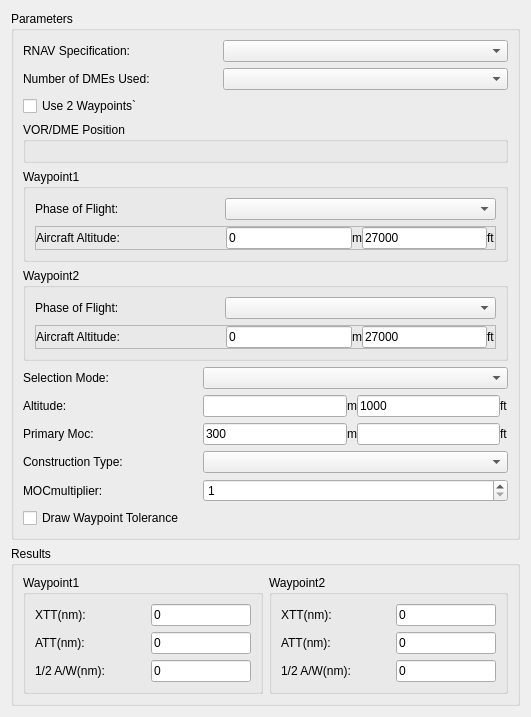
<?xml version="1.0" encoding="UTF-8"?>
<ui version="4.0">
 <class>Form</class>
 <widget class="QWidget" name="Form">
  <property name="geometry">
   <rect>
    <x>0</x>
    <y>0</y>
    <width>531</width>
    <height>638</height>
   </rect>
  </property>
  <property name="font">
   <font>
    <family>Arial</family>
    <weight>50</weight>
    <bold>false</bold>
   </font>
  </property>
  <property name="windowTitle">
   <string>Form</string>
  </property>
  <layout class="QVBoxLayout" name="verticalLayout">
   <item>
    <widget class="QGroupBox" name="gbParameters">
     <property name="font">
      <font>
       <family>Arial</family>
       <weight>50</weight>
       <bold>false</bold>
      </font>
     </property>
     <property name="title">
      <string>Parameters</string>
     </property>
     <layout class="QVBoxLayout" name="vl_gbParameters">
      <item>
       <widget class="QFrame" name="frame_58">
        <property name="sizePolicy">
         <sizepolicy hsizetype="Preferred" vsizetype="Expanding">
          <horstretch>0</horstretch>
          <verstretch>0</verstretch>
         </sizepolicy>
        </property>
        <property name="frameShape">
         <enum>QFrame::NoFrame</enum>
        </property>
        <property name="frameShadow">
         <enum>QFrame::Raised</enum>
        </property>
        <layout class="QHBoxLayout" name="horizontalLayout_58">
         <property name="spacing">
          <number>0</number>
         </property>
         <property name="margin">
          <number>0</number>
         </property>
         <item>
          <widget class="QLabel" name="label_66">
           <property name="minimumSize">
            <size>
             <width>200</width>
             <height>0</height>
            </size>
           </property>
           <property name="maximumSize">
            <size>
             <width>200</width>
             <height>16777215</height>
            </size>
           </property>
           <property name="font">
            <font>
             <weight>50</weight>
             <bold>false</bold>
            </font>
           </property>
           <property name="text">
            <string>RNAV Specification:</string>
           </property>
          </widget>
         </item>
         <item>
          <widget class="QComboBox" name="cmbRnavSpecification">
           <property name="sizePolicy">
            <sizepolicy hsizetype="Expanding" vsizetype="Fixed">
             <horstretch>0</horstretch>
             <verstretch>0</verstretch>
            </sizepolicy>
           </property>
           <property name="font">
            <font>
             <weight>50</weight>
             <bold>false</bold>
            </font>
           </property>
          </widget>
         </item>
        </layout>
       </widget>
      </item>
      <item>
       <widget class="QFrame" name="frame_59">
        <property name="sizePolicy">
         <sizepolicy hsizetype="Preferred" vsizetype="Expanding">
          <horstretch>0</horstretch>
          <verstretch>0</verstretch>
         </sizepolicy>
        </property>
        <property name="frameShape">
         <enum>QFrame::NoFrame</enum>
        </property>
        <property name="frameShadow">
         <enum>QFrame::Raised</enum>
        </property>
        <layout class="QHBoxLayout" name="horizontalLayout_59">
         <property name="spacing">
          <number>0</number>
         </property>
         <property name="margin">
          <number>0</number>
         </property>
         <item>
          <widget class="QLabel" name="label_67">
           <property name="minimumSize">
            <size>
             <width>200</width>
             <height>0</height>
            </size>
           </property>
           <property name="maximumSize">
            <size>
             <width>200</width>
             <height>16777215</height>
            </size>
           </property>
           <property name="font">
            <font>
             <weight>50</weight>
             <bold>false</bold>
            </font>
           </property>
           <property name="text">
            <string>Number of DMEs Used:</string>
           </property>
          </widget>
         </item>
         <item>
          <widget class="QComboBox" name="cmbDmeCount">
           <property name="sizePolicy">
            <sizepolicy hsizetype="Expanding" vsizetype="Fixed">
             <horstretch>0</horstretch>
             <verstretch>0</verstretch>
            </sizepolicy>
           </property>
           <property name="font">
            <font>
             <weight>50</weight>
             <bold>false</bold>
            </font>
           </property>
          </widget>
         </item>
        </layout>
       </widget>
      </item>
      <item>
       <widget class="QCheckBox" name="chbUse2Waypoints">
        <property name="font">
         <font>
          <weight>50</weight>
          <bold>false</bold>
         </font>
        </property>
        <property name="text">
         <string>Use 2 Waypoints`</string>
        </property>
       </widget>
      </item>
      <item>
       <widget class="QGroupBox" name="gbVorDmePosition">
        <property name="font">
         <font>
          <weight>50</weight>
          <bold>false</bold>
         </font>
        </property>
        <property name="title">
         <string>VOR/DME Position</string>
        </property>
        <layout class="QVBoxLayout" name="verticalLayoutVoeDmePosition"/>
       </widget>
      </item>
      <item>
       <widget class="QGroupBox" name="gbWaypoint1">
        <property name="font">
         <font>
          <weight>50</weight>
          <bold>false</bold>
         </font>
        </property>
        <property name="title">
         <string>Waypoint1</string>
        </property>
        <layout class="QVBoxLayout" name="verticalLayoutWaypoint1">
         <item>
          <widget class="QFrame" name="frame_60">
           <property name="frameShape">
            <enum>QFrame::NoFrame</enum>
           </property>
           <property name="frameShadow">
            <enum>QFrame::Raised</enum>
           </property>
           <layout class="QHBoxLayout" name="horizontalLayout_62">
            <property name="spacing">
             <number>0</number>
            </property>
            <property name="margin">
             <number>0</number>
            </property>
            <item>
             <widget class="QLabel" name="label_70">
              <property name="minimumSize">
               <size>
                <width>190</width>
                <height>0</height>
               </size>
              </property>
              <property name="maximumSize">
               <size>
                <width>190</width>
                <height>16777215</height>
               </size>
              </property>
              <property name="font">
               <font>
                <weight>50</weight>
                <bold>false</bold>
               </font>
              </property>
              <property name="text">
               <string>Phase of Flight:</string>
              </property>
             </widget>
            </item>
            <item>
             <widget class="QComboBox" name="cmbFlightPhase1">
              <property name="sizePolicy">
               <sizepolicy hsizetype="Expanding" vsizetype="Fixed">
                <horstretch>0</horstretch>
                <verstretch>0</verstretch>
               </sizepolicy>
              </property>
              <property name="font">
               <font>
                <weight>50</weight>
                <bold>false</bold>
               </font>
              </property>
             </widget>
            </item>
           </layout>
          </widget>
         </item>
         <item>
          <widget class="QFrame" name="frame_Altitude">
           <property name="sizePolicy">
            <sizepolicy hsizetype="Minimum" vsizetype="Preferred">
             <horstretch>0</horstretch>
             <verstretch>0</verstretch>
            </sizepolicy>
           </property>
           <property name="frameShape">
            <enum>QFrame::StyledPanel</enum>
           </property>
           <property name="frameShadow">
            <enum>QFrame::Raised</enum>
           </property>
           <layout class="QHBoxLayout" name="horizontalLayout_27">
            <property name="spacing">
             <number>0</number>
            </property>
            <property name="margin">
             <number>0</number>
            </property>
            <item>
             <widget class="QLabel" name="label_17">
              <property name="minimumSize">
               <size>
                <width>190</width>
                <height>0</height>
               </size>
              </property>
              <property name="maximumSize">
               <size>
                <width>190</width>
                <height>16777215</height>
               </size>
              </property>
              <property name="font">
               <font>
                <family>Arial</family>
                <weight>50</weight>
                <bold>false</bold>
               </font>
              </property>
              <property name="text">
               <string>Aircraft Altitude:</string>
              </property>
             </widget>
            </item>
            <item>
             <widget class="QLineEdit" name="txtAltitudeM1">
              <property name="minimumSize">
               <size>
                <width>72</width>
                <height>0</height>
               </size>
              </property>
              <property name="font">
               <font>
                <weight>50</weight>
                <bold>false</bold>
               </font>
              </property>
              <property name="text">
               <string>0</string>
              </property>
             </widget>
            </item>
            <item>
             <widget class="QLabel" name="label_7">
              <property name="text">
               <string>m</string>
              </property>
             </widget>
            </item>
            <item>
             <widget class="QLineEdit" name="txtAltitude1">
              <property name="sizePolicy">
               <sizepolicy hsizetype="MinimumExpanding" vsizetype="Fixed">
                <horstretch>0</horstretch>
                <verstretch>0</verstretch>
               </sizepolicy>
              </property>
              <property name="minimumSize">
               <size>
                <width>105</width>
                <height>0</height>
               </size>
              </property>
              <property name="maximumSize">
               <size>
                <width>16777215</width>
                <height>16777215</height>
               </size>
              </property>
              <property name="font">
               <font>
                <family>Arial</family>
                <weight>50</weight>
                <bold>false</bold>
               </font>
              </property>
              <property name="text">
               <string>27000</string>
              </property>
             </widget>
            </item>
            <item>
             <widget class="QLabel" name="label_5">
              <property name="text">
               <string>ft</string>
              </property>
             </widget>
            </item>
           </layout>
          </widget>
         </item>
        </layout>
       </widget>
      </item>
      <item>
       <widget class="QGroupBox" name="gbWaypoint2">
        <property name="font">
         <font>
          <weight>50</weight>
          <bold>false</bold>
         </font>
        </property>
        <property name="title">
         <string>Waypoint2</string>
        </property>
        <layout class="QVBoxLayout" name="verticalLayoutWaypoint2">
         <item>
          <widget class="QFrame" name="frame_61">
           <property name="frameShape">
            <enum>QFrame::NoFrame</enum>
           </property>
           <property name="frameShadow">
            <enum>QFrame::Raised</enum>
           </property>
           <layout class="QHBoxLayout" name="horizontalLayout_64">
            <property name="spacing">
             <number>0</number>
            </property>
            <property name="margin">
             <number>0</number>
            </property>
            <item>
             <widget class="QLabel" name="label_72">
              <property name="minimumSize">
               <size>
                <width>190</width>
                <height>0</height>
               </size>
              </property>
              <property name="maximumSize">
               <size>
                <width>190</width>
                <height>16777215</height>
               </size>
              </property>
              <property name="font">
               <font>
                <weight>50</weight>
                <bold>false</bold>
               </font>
              </property>
              <property name="text">
               <string>Phase of Flight:</string>
              </property>
             </widget>
            </item>
            <item>
             <widget class="QComboBox" name="cmbFlightPhase2">
              <property name="sizePolicy">
               <sizepolicy hsizetype="Expanding" vsizetype="Fixed">
                <horstretch>0</horstretch>
                <verstretch>0</verstretch>
               </sizepolicy>
              </property>
              <property name="font">
               <font>
                <weight>50</weight>
                <bold>false</bold>
               </font>
              </property>
             </widget>
            </item>
           </layout>
          </widget>
         </item>
         <item>
          <widget class="QFrame" name="frame_Altitude_2">
           <property name="sizePolicy">
            <sizepolicy hsizetype="Minimum" vsizetype="Preferred">
             <horstretch>0</horstretch>
             <verstretch>0</verstretch>
            </sizepolicy>
           </property>
           <property name="frameShape">
            <enum>QFrame::StyledPanel</enum>
           </property>
           <property name="frameShadow">
            <enum>QFrame::Raised</enum>
           </property>
           <layout class="QHBoxLayout" name="horizontalLayout_28">
            <property name="spacing">
             <number>0</number>
            </property>
            <property name="margin">
             <number>0</number>
            </property>
            <item>
             <widget class="QLabel" name="label_18">
              <property name="minimumSize">
               <size>
                <width>190</width>
                <height>0</height>
               </size>
              </property>
              <property name="maximumSize">
               <size>
                <width>100</width>
                <height>16777215</height>
               </size>
              </property>
              <property name="font">
               <font>
                <family>Arial</family>
                <weight>50</weight>
                <bold>false</bold>
               </font>
              </property>
              <property name="text">
               <string>Aircraft Altitude:</string>
              </property>
             </widget>
            </item>
            <item>
             <widget class="QLineEdit" name="txtAltitudeM2">
              <property name="minimumSize">
               <size>
                <width>72</width>
                <height>0</height>
               </size>
              </property>
              <property name="font">
               <font>
                <weight>50</weight>
                <bold>false</bold>
               </font>
              </property>
              <property name="text">
               <string>0</string>
              </property>
             </widget>
            </item>
            <item>
             <widget class="QLabel" name="label_4">
              <property name="text">
               <string>m</string>
              </property>
             </widget>
            </item>
            <item>
             <widget class="QLineEdit" name="txtAltitude2">
              <property name="sizePolicy">
               <sizepolicy hsizetype="MinimumExpanding" vsizetype="Fixed">
                <horstretch>0</horstretch>
                <verstretch>0</verstretch>
               </sizepolicy>
              </property>
              <property name="minimumSize">
               <size>
                <width>105</width>
                <height>0</height>
               </size>
              </property>
              <property name="maximumSize">
               <size>
                <width>16777215</width>
                <height>16777215</height>
               </size>
              </property>
              <property name="font">
               <font>
                <family>Arial</family>
                <weight>50</weight>
                <bold>false</bold>
               </font>
              </property>
              <property name="text">
               <string>27000</string>
              </property>
             </widget>
            </item>
            <item>
             <widget class="QLabel" name="label_3">
              <property name="text">
               <string>ft</string>
              </property>
             </widget>
            </item>
           </layout>
          </widget>
         </item>
        </layout>
       </widget>
      </item>
      <item>
       <widget class="QFrame" name="frameSelectionMode">
        <property name="frameShape">
         <enum>QFrame::NoFrame</enum>
        </property>
        <property name="frameShadow">
         <enum>QFrame::Raised</enum>
        </property>
        <layout class="QHBoxLayout" name="hLayoutSelectionMode">
         <property name="spacing">
          <number>0</number>
         </property>
         <property name="margin">
          <number>0</number>
         </property>
         <item>
          <widget class="QLabel" name="label_68">
           <property name="minimumSize">
            <size>
             <width>180</width>
             <height>0</height>
            </size>
           </property>
           <property name="maximumSize">
            <size>
             <width>180</width>
             <height>16777215</height>
            </size>
           </property>
           <property name="font">
            <font>
             <weight>50</weight>
             <bold>false</bold>
            </font>
           </property>
           <property name="text">
            <string>Selection Mode:</string>
           </property>
          </widget>
         </item>
         <item>
          <widget class="QComboBox" name="cmbSelectionMode">
           <property name="sizePolicy">
            <sizepolicy hsizetype="Expanding" vsizetype="Fixed">
             <horstretch>0</horstretch>
             <verstretch>0</verstretch>
            </sizepolicy>
           </property>
           <property name="minimumSize">
            <size>
             <width>72</width>
             <height>0</height>
            </size>
           </property>
           <property name="font">
            <font>
             <weight>50</weight>
             <bold>false</bold>
            </font>
           </property>
          </widget>
         </item>
        </layout>
       </widget>
      </item>
      <item>
       <widget class="QFrame" name="frameAltitude">
        <property name="frameShape">
         <enum>QFrame::NoFrame</enum>
        </property>
        <property name="frameShadow">
         <enum>QFrame::Raised</enum>
        </property>
        <layout class="QHBoxLayout" name="hLayoutAltitude">
         <property name="spacing">
          <number>0</number>
         </property>
         <property name="margin">
          <number>0</number>
         </property>
         <item>
          <widget class="QLabel" name="label_77">
           <property name="minimumSize">
            <size>
             <width>180</width>
             <height>0</height>
            </size>
           </property>
           <property name="maximumSize">
            <size>
             <width>180</width>
             <height>16777215</height>
            </size>
           </property>
           <property name="font">
            <font>
             <weight>50</weight>
             <bold>false</bold>
            </font>
           </property>
           <property name="text">
            <string>Altitude:</string>
           </property>
          </widget>
         </item>
         <item>
          <widget class="QLineEdit" name="txtAltitudeM">
           <property name="minimumSize">
            <size>
             <width>72</width>
             <height>0</height>
            </size>
           </property>
           <property name="font">
            <font>
             <weight>50</weight>
             <bold>false</bold>
            </font>
           </property>
           <property name="text">
            <string/>
           </property>
          </widget>
         </item>
         <item>
          <widget class="QLabel" name="label">
           <property name="text">
            <string>m</string>
           </property>
          </widget>
         </item>
         <item>
          <widget class="QLineEdit" name="txtAltitude">
           <property name="minimumSize">
            <size>
             <width>72</width>
             <height>0</height>
            </size>
           </property>
           <property name="font">
            <font>
             <weight>50</weight>
             <bold>false</bold>
            </font>
           </property>
           <property name="text">
            <string>1000</string>
           </property>
          </widget>
         </item>
         <item>
          <widget class="QLabel" name="label_2">
           <property name="text">
            <string>ft</string>
           </property>
          </widget>
         </item>
        </layout>
       </widget>
      </item>
      <item>
       <widget class="QFrame" name="framePrimaryMoc">
        <property name="frameShape">
         <enum>QFrame::NoFrame</enum>
        </property>
        <property name="frameShadow">
         <enum>QFrame::Raised</enum>
        </property>
        <layout class="QHBoxLayout" name="hLayoutPrimaryMoc">
         <property name="spacing">
          <number>0</number>
         </property>
         <property name="margin">
          <number>0</number>
         </property>
         <item>
          <widget class="QLabel" name="label_69">
           <property name="minimumSize">
            <size>
             <width>180</width>
             <height>0</height>
            </size>
           </property>
           <property name="maximumSize">
            <size>
             <width>180</width>
             <height>16777215</height>
            </size>
           </property>
           <property name="font">
            <font>
             <weight>50</weight>
             <bold>false</bold>
            </font>
           </property>
           <property name="text">
            <string>Primary Moc:</string>
           </property>
          </widget>
         </item>
         <item>
          <widget class="QLineEdit" name="txtPrimaryMoc">
           <property name="minimumSize">
            <size>
             <width>72</width>
             <height>0</height>
            </size>
           </property>
           <property name="font">
            <font>
             <weight>50</weight>
             <bold>false</bold>
            </font>
           </property>
           <property name="text">
            <string>300</string>
           </property>
          </widget>
         </item>
         <item>
          <widget class="QLabel" name="label_6">
           <property name="text">
            <string>m</string>
           </property>
          </widget>
         </item>
         <item>
          <widget class="QLineEdit" name="txtPrimaryMocFt">
           <property name="font">
            <font>
             <weight>50</weight>
             <bold>false</bold>
            </font>
           </property>
           <property name="text">
            <string/>
           </property>
          </widget>
         </item>
         <item>
          <widget class="QLabel" name="labelMocFt">
           <property name="text">
            <string>ft</string>
           </property>
          </widget>
         </item>
        </layout>
       </widget>
      </item>
      <item>
       <widget class="QFrame" name="frameConstruct">
        <property name="frameShape">
         <enum>QFrame::NoFrame</enum>
        </property>
        <property name="frameShadow">
         <enum>QFrame::Raised</enum>
        </property>
        <layout class="QHBoxLayout" name="hLayoutConstruct">
         <property name="spacing">
          <number>0</number>
         </property>
         <property name="margin">
          <number>0</number>
         </property>
         <item>
          <widget class="QLabel" name="label_89">
           <property name="minimumSize">
            <size>
             <width>180</width>
             <height>0</height>
            </size>
           </property>
           <property name="maximumSize">
            <size>
             <width>180</width>
             <height>16777215</height>
            </size>
           </property>
           <property name="font">
            <font>
             <weight>50</weight>
             <bold>false</bold>
            </font>
           </property>
           <property name="text">
            <string>Construction Type:</string>
           </property>
          </widget>
         </item>
         <item>
          <widget class="QComboBox" name="cmbConstruct">
           <property name="sizePolicy">
            <sizepolicy hsizetype="Expanding" vsizetype="Fixed">
             <horstretch>0</horstretch>
             <verstretch>0</verstretch>
            </sizepolicy>
           </property>
           <property name="minimumSize">
            <size>
             <width>72</width>
             <height>0</height>
            </size>
           </property>
           <property name="font">
            <font>
             <weight>50</weight>
             <bold>false</bold>
            </font>
           </property>
          </widget>
         </item>
        </layout>
       </widget>
      </item>
      <item>
       <widget class="QFrame" name="frameMOCmultipiler">
        <property name="frameShape">
         <enum>QFrame::NoFrame</enum>
        </property>
        <property name="frameShadow">
         <enum>QFrame::Raised</enum>
        </property>
        <layout class="QHBoxLayout" name="hLayoutMOCmultipiler">
         <property name="spacing">
          <number>0</number>
         </property>
         <property name="margin">
          <number>0</number>
         </property>
         <item>
          <widget class="QLabel" name="label_90">
           <property name="minimumSize">
            <size>
             <width>180</width>
             <height>0</height>
            </size>
           </property>
           <property name="maximumSize">
            <size>
             <width>180</width>
             <height>16777215</height>
            </size>
           </property>
           <property name="font">
            <font>
             <weight>50</weight>
             <bold>false</bold>
            </font>
           </property>
           <property name="text">
            <string>MOCmultiplier:</string>
           </property>
          </widget>
         </item>
         <item>
          <widget class="QSpinBox" name="mocSpinBox">
           <property name="sizePolicy">
            <sizepolicy hsizetype="Expanding" vsizetype="Fixed">
             <horstretch>0</horstretch>
             <verstretch>0</verstretch>
            </sizepolicy>
           </property>
           <property name="minimumSize">
            <size>
             <width>72</width>
             <height>0</height>
            </size>
           </property>
           <property name="minimum">
            <number>1</number>
           </property>
          </widget>
         </item>
        </layout>
       </widget>
      </item>
      <item>
       <widget class="QCheckBox" name="chbDrawTolerance">
        <property name="font">
         <font>
          <weight>50</weight>
          <bold>false</bold>
         </font>
        </property>
        <property name="text">
         <string>Draw Waypoint Tolerance</string>
        </property>
       </widget>
      </item>
     </layout>
    </widget>
   </item>
   <item>
    <widget class="QGroupBox" name="gbResults">
     <property name="sizePolicy">
      <sizepolicy hsizetype="Preferred" vsizetype="Fixed">
       <horstretch>0</horstretch>
       <verstretch>0</verstretch>
      </sizepolicy>
     </property>
     <property name="title">
      <string>Results</string>
     </property>
     <layout class="QHBoxLayout" name="horizontalLayout">
      <item>
       <widget class="QGroupBox" name="gbResultsWaypoint1">
        <property name="title">
         <string>Waypoint1</string>
        </property>
        <layout class="QVBoxLayout" name="verticalLayout_2">
         <item>
          <widget class="QFrame" name="frame_70">
           <property name="frameShape">
            <enum>QFrame::NoFrame</enum>
           </property>
           <property name="frameShadow">
            <enum>QFrame::Raised</enum>
           </property>
           <layout class="QHBoxLayout" name="horizontalLayout_75">
            <property name="spacing">
             <number>0</number>
            </property>
            <property name="margin">
             <number>0</number>
            </property>
            <item>
             <widget class="QLabel" name="label_83">
              <property name="sizePolicy">
               <sizepolicy hsizetype="Preferred" vsizetype="Fixed">
                <horstretch>0</horstretch>
                <verstretch>0</verstretch>
               </sizepolicy>
              </property>
              <property name="minimumSize">
               <size>
                <width>50</width>
                <height>0</height>
               </size>
              </property>
              <property name="font">
               <font>
                <weight>50</weight>
                <bold>false</bold>
               </font>
              </property>
              <property name="frameShadow">
               <enum>QFrame::Plain</enum>
              </property>
              <property name="text">
               <string>XTT(nm):</string>
              </property>
             </widget>
            </item>
            <item>
             <widget class="QLineEdit" name="txtXtt1">
              <property name="enabled">
               <bool>true</bool>
              </property>
              <property name="sizePolicy">
               <sizepolicy hsizetype="Preferred" vsizetype="Preferred">
                <horstretch>0</horstretch>
                <verstretch>0</verstretch>
               </sizepolicy>
              </property>
              <property name="minimumSize">
               <size>
                <width>0</width>
                <height>0</height>
               </size>
              </property>
              <property name="maximumSize">
               <size>
                <width>100</width>
                <height>16777215</height>
               </size>
              </property>
              <property name="font">
               <font>
                <weight>50</weight>
                <bold>false</bold>
               </font>
              </property>
              <property name="text">
               <string>0</string>
              </property>
             </widget>
            </item>
           </layout>
          </widget>
         </item>
         <item>
          <widget class="QFrame" name="frame_71">
           <property name="frameShape">
            <enum>QFrame::NoFrame</enum>
           </property>
           <property name="frameShadow">
            <enum>QFrame::Raised</enum>
           </property>
           <layout class="QHBoxLayout" name="horizontalLayout_76">
            <property name="spacing">
             <number>0</number>
            </property>
            <property name="margin">
             <number>0</number>
            </property>
            <item>
             <widget class="QLabel" name="label_84">
              <property name="sizePolicy">
               <sizepolicy hsizetype="Preferred" vsizetype="Fixed">
                <horstretch>0</horstretch>
                <verstretch>0</verstretch>
               </sizepolicy>
              </property>
              <property name="minimumSize">
               <size>
                <width>50</width>
                <height>0</height>
               </size>
              </property>
              <property name="font">
               <font>
                <weight>50</weight>
                <bold>false</bold>
               </font>
              </property>
              <property name="frameShadow">
               <enum>QFrame::Plain</enum>
              </property>
              <property name="text">
               <string>ATT(nm):</string>
              </property>
             </widget>
            </item>
            <item>
             <widget class="QLineEdit" name="txtAtt1">
              <property name="sizePolicy">
               <sizepolicy hsizetype="Preferred" vsizetype="Preferred">
                <horstretch>0</horstretch>
                <verstretch>0</verstretch>
               </sizepolicy>
              </property>
              <property name="maximumSize">
               <size>
                <width>100</width>
                <height>16777215</height>
               </size>
              </property>
              <property name="font">
               <font>
                <weight>50</weight>
                <bold>false</bold>
               </font>
              </property>
              <property name="text">
               <string>0</string>
              </property>
             </widget>
            </item>
           </layout>
          </widget>
         </item>
         <item>
          <widget class="QFrame" name="frame_72">
           <property name="frameShape">
            <enum>QFrame::NoFrame</enum>
           </property>
           <property name="frameShadow">
            <enum>QFrame::Raised</enum>
           </property>
           <layout class="QHBoxLayout" name="horizontalLayout_77">
            <property name="spacing">
             <number>0</number>
            </property>
            <property name="margin">
             <number>0</number>
            </property>
            <item>
             <widget class="QLabel" name="label_85">
              <property name="sizePolicy">
               <sizepolicy hsizetype="Preferred" vsizetype="Fixed">
                <horstretch>0</horstretch>
                <verstretch>0</verstretch>
               </sizepolicy>
              </property>
              <property name="minimumSize">
               <size>
                <width>50</width>
                <height>0</height>
               </size>
              </property>
              <property name="font">
               <font>
                <weight>50</weight>
                <bold>false</bold>
               </font>
              </property>
              <property name="frameShadow">
               <enum>QFrame::Plain</enum>
              </property>
              <property name="text">
               <string>1/2 A/W(nm):</string>
              </property>
             </widget>
            </item>
            <item>
             <widget class="QLineEdit" name="txtAsw1">
              <property name="sizePolicy">
               <sizepolicy hsizetype="Preferred" vsizetype="Preferred">
                <horstretch>0</horstretch>
                <verstretch>0</verstretch>
               </sizepolicy>
              </property>
              <property name="maximumSize">
               <size>
                <width>100</width>
                <height>16777215</height>
               </size>
              </property>
              <property name="font">
               <font>
                <weight>50</weight>
                <bold>false</bold>
               </font>
              </property>
              <property name="text">
               <string>0</string>
              </property>
             </widget>
            </item>
           </layout>
          </widget>
         </item>
        </layout>
       </widget>
      </item>
      <item>
       <widget class="QGroupBox" name="gbResultsWaypoint2">
        <property name="title">
         <string>Waypoint2</string>
        </property>
        <layout class="QVBoxLayout" name="verticalLayout_3">
         <item>
          <widget class="QFrame" name="frame_73">
           <property name="frameShape">
            <enum>QFrame::NoFrame</enum>
           </property>
           <property name="frameShadow">
            <enum>QFrame::Sunken</enum>
           </property>
           <layout class="QHBoxLayout" name="horizontalLayout_78">
            <property name="spacing">
             <number>0</number>
            </property>
            <property name="margin">
             <number>0</number>
            </property>
            <item>
             <widget class="QLabel" name="label_86">
              <property name="sizePolicy">
               <sizepolicy hsizetype="Preferred" vsizetype="Fixed">
                <horstretch>0</horstretch>
                <verstretch>0</verstretch>
               </sizepolicy>
              </property>
              <property name="minimumSize">
               <size>
                <width>50</width>
                <height>0</height>
               </size>
              </property>
              <property name="font">
               <font>
                <weight>50</weight>
                <bold>false</bold>
               </font>
              </property>
              <property name="frameShadow">
               <enum>QFrame::Plain</enum>
              </property>
              <property name="text">
               <string>XTT(nm):</string>
              </property>
             </widget>
            </item>
            <item>
             <widget class="QLineEdit" name="txtXtt2">
              <property name="sizePolicy">
               <sizepolicy hsizetype="Preferred" vsizetype="Preferred">
                <horstretch>0</horstretch>
                <verstretch>0</verstretch>
               </sizepolicy>
              </property>
              <property name="maximumSize">
               <size>
                <width>100</width>
                <height>16777215</height>
               </size>
              </property>
              <property name="font">
               <font>
                <weight>50</weight>
                <bold>false</bold>
               </font>
              </property>
              <property name="text">
               <string>0</string>
              </property>
             </widget>
            </item>
           </layout>
          </widget>
         </item>
         <item>
          <widget class="QFrame" name="frame_74">
           <property name="frameShape">
            <enum>QFrame::NoFrame</enum>
           </property>
           <property name="frameShadow">
            <enum>QFrame::Raised</enum>
           </property>
           <layout class="QHBoxLayout" name="horizontalLayout_79">
            <property name="spacing">
             <number>0</number>
            </property>
            <property name="margin">
             <number>0</number>
            </property>
            <item>
             <widget class="QLabel" name="label_87">
              <property name="sizePolicy">
               <sizepolicy hsizetype="Preferred" vsizetype="Fixed">
                <horstretch>0</horstretch>
                <verstretch>0</verstretch>
               </sizepolicy>
              </property>
              <property name="minimumSize">
               <size>
                <width>50</width>
                <height>0</height>
               </size>
              </property>
              <property name="font">
               <font>
                <weight>50</weight>
                <bold>false</bold>
               </font>
              </property>
              <property name="frameShadow">
               <enum>QFrame::Plain</enum>
              </property>
              <property name="text">
               <string>ATT(nm):</string>
              </property>
             </widget>
            </item>
            <item>
             <widget class="QLineEdit" name="txtAtt2">
              <property name="sizePolicy">
               <sizepolicy hsizetype="Preferred" vsizetype="Preferred">
                <horstretch>0</horstretch>
                <verstretch>0</verstretch>
               </sizepolicy>
              </property>
              <property name="maximumSize">
               <size>
                <width>100</width>
                <height>16777215</height>
               </size>
              </property>
              <property name="font">
               <font>
                <weight>50</weight>
                <bold>false</bold>
               </font>
              </property>
              <property name="text">
               <string>0</string>
              </property>
             </widget>
            </item>
           </layout>
          </widget>
         </item>
         <item>
          <widget class="QFrame" name="frame_75">
           <property name="frameShape">
            <enum>QFrame::NoFrame</enum>
           </property>
           <property name="frameShadow">
            <enum>QFrame::Raised</enum>
           </property>
           <layout class="QHBoxLayout" name="horizontalLayout_80">
            <property name="spacing">
             <number>0</number>
            </property>
            <property name="margin">
             <number>0</number>
            </property>
            <item>
             <widget class="QLabel" name="label_88">
              <property name="sizePolicy">
               <sizepolicy hsizetype="Preferred" vsizetype="Fixed">
                <horstretch>0</horstretch>
                <verstretch>0</verstretch>
               </sizepolicy>
              </property>
              <property name="minimumSize">
               <size>
                <width>50</width>
                <height>0</height>
               </size>
              </property>
              <property name="font">
               <font>
                <weight>50</weight>
                <bold>false</bold>
               </font>
              </property>
              <property name="frameShadow">
               <enum>QFrame::Plain</enum>
              </property>
              <property name="text">
               <string>1/2 A/W(nm):</string>
              </property>
             </widget>
            </item>
            <item>
             <widget class="QLineEdit" name="txtAsw2">
              <property name="sizePolicy">
               <sizepolicy hsizetype="Preferred" vsizetype="Preferred">
                <horstretch>0</horstretch>
                <verstretch>0</verstretch>
               </sizepolicy>
              </property>
              <property name="maximumSize">
               <size>
                <width>100</width>
                <height>16777215</height>
               </size>
              </property>
              <property name="font">
               <font>
                <weight>50</weight>
                <bold>false</bold>
               </font>
              </property>
              <property name="text">
               <string>0</string>
              </property>
             </widget>
            </item>
           </layout>
          </widget>
         </item>
        </layout>
       </widget>
      </item>
     </layout>
    </widget>
   </item>
  </layout>
 </widget>
 <resources/>
 <connections/>
</ui>
